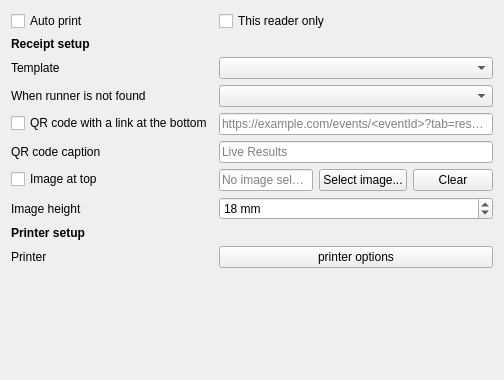
<?xml version="1.0" encoding="UTF-8"?>
<ui version="4.0">
 <class>Receipts::ReceiptsSettingsPage</class>
 <widget class="QWidget" name="Receipts::ReceiptsSettingsPage">
  <property name="geometry">
    <rect>
     <x>0</x>
     <y>0</y>
     <width>504</width>
     <height>380</height>
    </rect>
  </property>
  <property name="windowTitle">
   <string>CuteCom</string>
  </property>
  <layout class="QFormLayout" name="formLayout">
   <item row="0" column="0">
    <widget class="QCheckBox" name="chkAutoPrint">
     <property name="toolTip">
      <string>Print receipt automatically, when SI card is read.</string>
     </property>
     <property name="text">
      <string>Auto print</string>
     </property>
    </widget>
   </item>
   <item row="0" column="1">
    <widget class="QCheckBox" name="chkThisReaderOnly">
     <property name="toolTip">
      <string>Print receipts only for reader used by this application.</string>
     </property>
     <property name="text">
      <string>This reader only</string>
     </property>
    </widget>
   </item>
   <item row="1" column="0">
    <widget class="QLabel" name="lbReceiptSetup">
     <property name="font">
      <font>
       <bold>true</bold>
      </font>
     </property>
     <property name="text">
      <string>Receipt setup</string>
     </property>
    </widget>
   </item>
   <item row="1" column="1">
    <widget class="QWidget" name="receiptSetupSpacer" native="true"/>
   </item>
   <item row="3" column="0">
    <widget class="QLabel" name="label">
     <property name="text">
      <string>When runner is not found</string>
     </property>
    </widget>
   </item>
   <item row="3" column="1">
    <widget class="QComboBox" name="cbxWhenRunnerNotFound"/>
   </item>
   <item row="2" column="0">
    <widget class="QLabel" name="label_2">
     <property name="text">
      <string>Template</string>
     </property>
    </widget>
   </item>
    <item row="2" column="1">
     <widget class="QComboBox" name="cbxReceipt"/>
    </item>
    <item row="8" column="0">
     <widget class="QLabel" name="lbPrinterSetup">
      <property name="font">
       <font>
        <bold>true</bold>
       </font>
     </property>
      <property name="text">
       <string>Printer setup</string>
      </property>
     </widget>
    </item>
    <item row="8" column="1">
     <widget class="QWidget" name="printerSetupSpacer" native="true"/>
    </item>
    <item row="9" column="0">
     <widget class="QLabel" name="label_3">
      <property name="text">
       <string>Printer</string>
      </property>
     </widget>
    </item>
    <item row="9" column="1">
     <widget class="QPushButton" name="btPrinterOptions">
      <property name="text">
       <string notr="true">printer options</string>
      </property>
     </widget>
   </item>
   <item row="4" column="0">
    <widget class="QCheckBox" name="chkPrintReceiptQrCode">
     <property name="toolTip">
      <string>Print a QR code with a link at the bottom of receipts.</string>
     </property>
     <property name="text">
      <string>QR code with a link at the bottom</string>
     </property>
    </widget>
   </item>
    <item row="4" column="1">
     <widget class="QLineEdit" name="edReceiptQrCodeBaseUrl">
      <property name="toolTip">
       <string>Base URL encoded into the printed QR code.</string>
      </property>
      <property name="placeholderText">
       <string>https://example.com/events/&lt;eventId&gt;?tab=results</string>
      </property>
     </widget>
    </item>
    <item row="5" column="0">
     <widget class="QLabel" name="lbReceiptQrCodeCaption">
      <property name="text">
       <string>QR code caption</string>
      </property>
     </widget>
    </item>
    <item row="5" column="1">
     <widget class="QLineEdit" name="edReceiptQrCodeCaption">
      <property name="toolTip">
       <string>Caption printed under the QR code.</string>
      </property>
      <property name="placeholderText">
       <string>Live Results</string>
      </property>
     </widget>
    </item>
    <item row="6" column="0">
     <widget class="QCheckBox" name="chkPrintReceiptImage">
      <property name="toolTip">
       <string>Print an image at the top of receipts.</string>
      </property>
      <property name="text">
       <string>Image at top</string>
      </property>
     </widget>
    </item>
    <item row="6" column="1">
     <layout class="QHBoxLayout" name="receiptImageLayout">
      <item>
       <widget class="QLineEdit" name="edReceiptImageFile">
        <property name="readOnly">
         <bool>true</bool>
        </property>
       <property name="placeholderText">
        <string>No image selected</string>
       </property>
      </widget>
     </item>
     <item>
      <widget class="QPushButton" name="btSelectReceiptImage">
       <property name="text">
        <string>Select image...</string>
       </property>
      </widget>
     </item>
     <item>
      <widget class="QPushButton" name="btClearReceiptImage">
       <property name="text">
        <string>Clear</string>
       </property>
      </widget>
     </item>
     </layout>
    </item>
    <item row="7" column="0">
     <widget class="QLabel" name="lbReceiptImageHeight">
      <property name="text">
       <string>Image height</string>
      </property>
     </widget>
    </item>
    <item row="7" column="1">
     <widget class="QSpinBox" name="edReceiptImageHeight">
      <property name="toolTip">
       <string>Maximum printed height of the receipt image.</string>
      </property>
     <property name="suffix">
      <string> mm</string>
     </property>
     <property name="minimum">
      <number>10</number>
     </property>
     <property name="maximum">
      <number>60</number>
     </property>
      <property name="value">
       <number>18</number>
      </property>
     </widget>
    </item>
    <item row="10" column="0">
     <spacer name="verticalSpacer">
      <property name="orientation">
       <enum>Qt::Vertical</enum>
      </property>
     <property name="sizeHint" stdset="0">
      <size>
       <width>20</width>
       <height>40</height>
      </size>
     </property>
    </spacer>
   </item>
  </layout>
 </widget>
 <layoutdefault spacing="6" margin="11"/>
 <tabstops>
  <tabstop>chkAutoPrint</tabstop>
  <tabstop>chkThisReaderOnly</tabstop>
  <tabstop>cbxReceipt</tabstop>
  <tabstop>cbxWhenRunnerNotFound</tabstop>
  <tabstop>chkPrintReceiptQrCode</tabstop>
  <tabstop>edReceiptQrCodeBaseUrl</tabstop>
  <tabstop>edReceiptQrCodeCaption</tabstop>
  <tabstop>chkPrintReceiptImage</tabstop>
  <tabstop>btSelectReceiptImage</tabstop>
  <tabstop>btClearReceiptImage</tabstop>
  <tabstop>edReceiptImageHeight</tabstop>
  <tabstop>btPrinterOptions</tabstop>
 </tabstops>
 <resources/>
 <connections/>
</ui>
